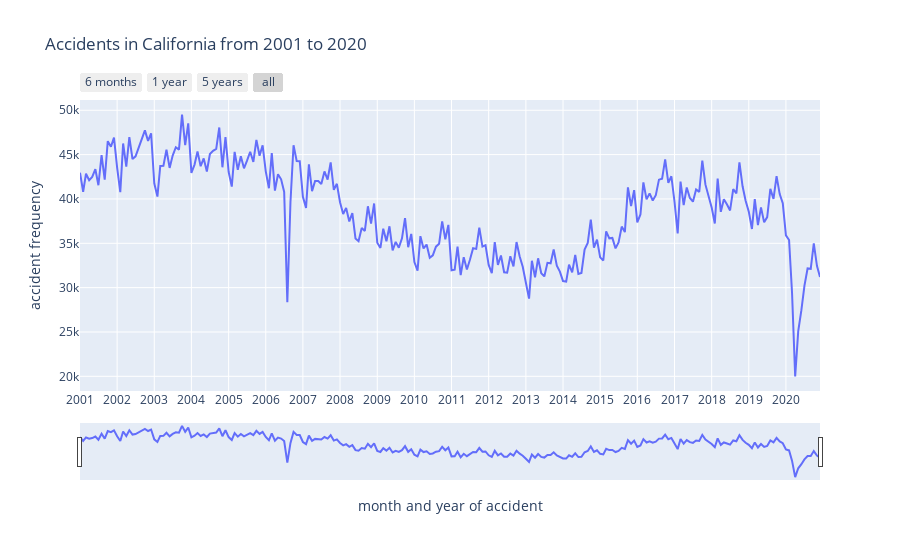

Notebook source saved alongside this figure:
### Markdown cell above
##### Create the plot using plotly

How to interact with the plot:
- The plots shows collisions from 2001 to 2020. You can use the buttons to visualize collisions over the last 5 years, the last 1 year, or the last 6 month.
- The slider under the graph can be used to vizualize any custom time range. To choose this custom time range, move the left and right sliders to your desired time frame.
- You can hover over the data points in the graph with your cursor to see the month and year when those collisions occured.

### Code cell
fig = px.line(data, x="date", y ="count", title="Accidents in California from 2001 to 2020",
              labels={
                  "date":"month and year of accident",
                  "count":"accident frequency"
              })

# Change the xsticks with years
fig.update_layout(xaxis=dict(tickmode="array", tickvals=data['date'][::12], ticktext=data['year'][::12]))
fig.update_traces(hovertemplate="%{x|%b %Y}")

# add a slider and buttons
fig.update_xaxes(
    rangeslider_visible=True,
    rangeselector=dict(
        buttons=list([
                      dict(count=6, step="month", label="6 months", stepmode="backward"),
                      dict(count=1, step="year", label="1 year", stepmode="backward"),
                      dict(count=5, step="year", label="5 years", stepmode="backward"),
                      dict(step="all")
                      
                      ])
    )
)
fig.show()

### Figure 1 — Plotly figure (JSON) as saved in the notebook; plotly's stock layout.template omitted (floating-point values rounded to 4 significant figures; data arrays with more than 128 entries replaced by an {"elided": "..."} marker saying what was removed)
{"data": [{"hovertemplate": "%{x|%b %Y}", "legendgroup": "", "line": {"color": "#636efa", "dash": "solid"}, "marker": {"symbol": "circle"}, "mode": "lines", "name": "", "orientation": "v", "showlegend": false, "type": "scatter", "x": {"elided": "240 str values"}, "xaxis": "x", "y": {"elided": "240 int values"}, "yaxis": "y"}], "layout": {"legend": {"tracegroupgap": 0}, "title": {"text": "Accidents in California from 2001 to 2020"}, "xaxis": {"anchor": "y", "domain": [0, 1], "rangeselector": {"buttons": [{"count": 6, "label": "6 months", "step": "month", "stepmode": "backward"}, {"count": 1, "label": "1 year", "step": "year", "stepmode": "backward"}, {"count": 5, "label": "5 years", "step": "year", "stepmode": "backward"}, {"step": "all"}]}, "rangeslider": {"visible": true}, "tickmode": "array", "ticktext": ["2001", "2002", "2003", "2004", "2005", "2006", "2007", "2008", "2009", "2010", "2011", "2012", "2013", "2014", "2015", "2016", "2017", "2018", "2019", "2020"], "tickvals": ["2001-01", "2002-01", "2003-01", "2004-01", "2005-01", "2006-01", "2007-01", "2008-01", "2009-01", "2010-01", "2011-01", "2012-01", "2013-01", "2014-01", "2015-01", "2016-01", "2017-01", "2018-01", "2019-01", "2020-01"], "title": {"text": "month and year of accident"}}, "yaxis": {"anchor": "x", "domain": [0, 1], "title": {"text": "accident frequency"}}}}
